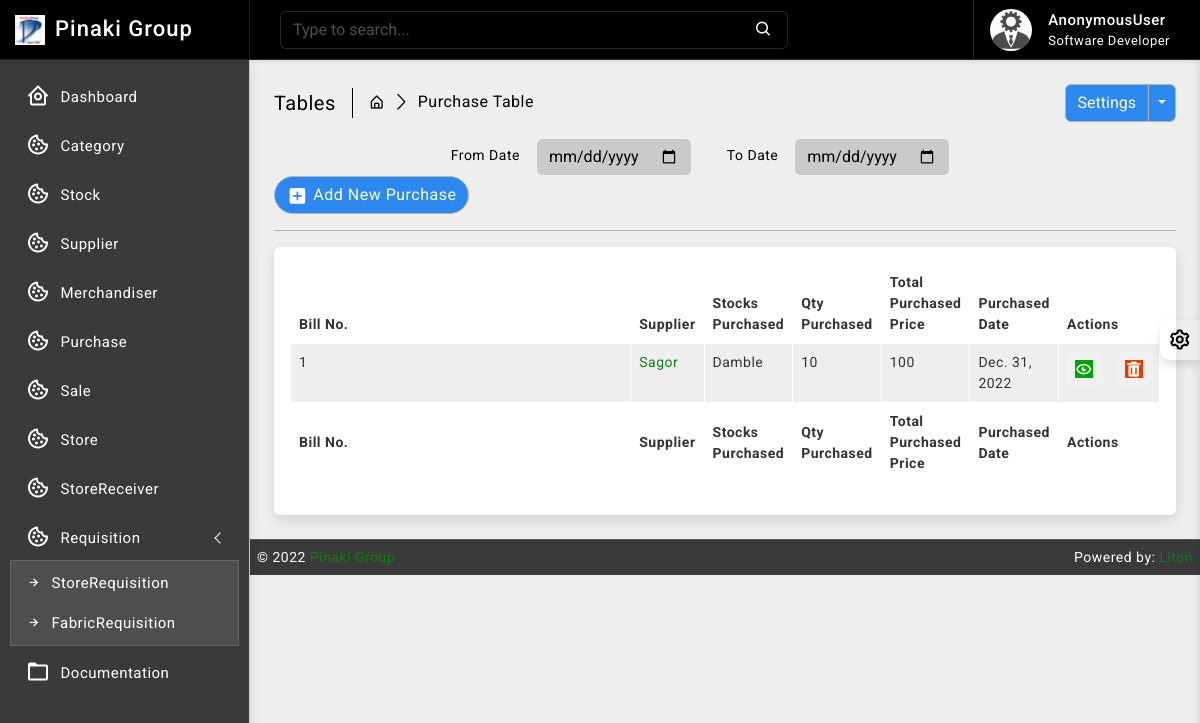
Before: /purchase/ with the older database file.
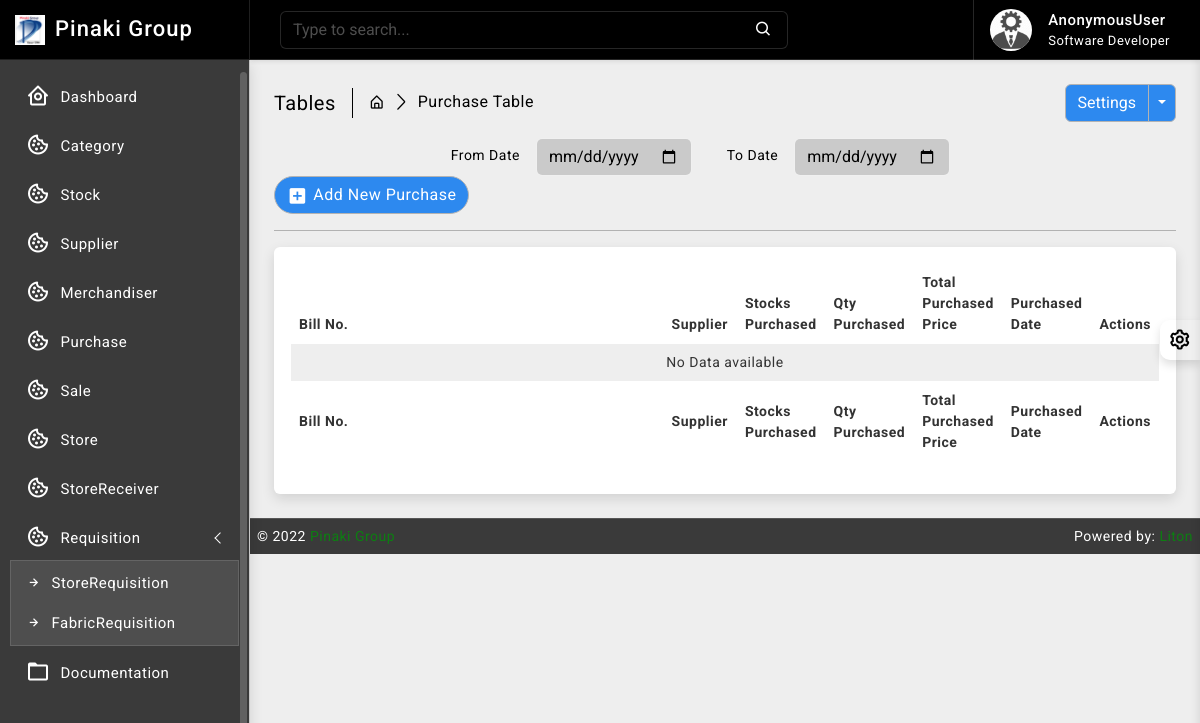
After: the same page with the newer database file.
### purchase/models.py (models this page shows, shortened)
class PurchaseBill(models.Model):
    billno = models.AutoField(primary_key=True)
    time = models.DateTimeField(auto_now=True)
    supplier = models.ForeignKey(Supplier, on_delete = models.CASCADE, related_name='purchasesupplier')
    def get_items_list(self):
        return PurchaseItem.objects.filter(billno=self)
    def get_total_price(self):
        purchaseitems = PurchaseItem.objects.filter(billno=self)
        total = 0
        for item in purchaseitems:
            total = total + item.totalprice
        return total

class PurchaseItem(models.Model):
    billno = models.ForeignKey(PurchaseBill, on_delete = models.CASCADE, related_name='purchasebillno')
    stock = models.ForeignKey(Stock, on_delete = models.CASCADE, related_name='purchaseitem')
    quantity = models.IntegerField(default=1)
    unit_price = models.IntegerField(default=1)
    totalprice = models.IntegerField(default=1)

### supplier/models.py (models this page shows)
class Supplier(models.Model):
    id = models.AutoField(primary_key=True)
    name = models.CharField(max_length=150)
    phone = models.CharField(max_length=12, unique=True)
    address = models.CharField(max_length=200)
    email = models.EmailField(max_length=254, unique=True)
    is_deleted = models.BooleanField(default=False)
    def __str__(self):
        return self.name

### stock/models.py (models this page shows, shortened)
class Stock(models.Model):
    id = models.AutoField(primary_key=True)
    category = models.ForeignKey(Category, on_delete=models.CASCADE, blank=False)
    name = models.CharField(max_length=30, unique=True)
    quantity = models.IntegerField(default=1)
    is_deleted = models.BooleanField(default=False)

### purchase/views.py (the view)
# urls.py: path('', views.PurchaseView.as_view(), name='purchases_list'),
class PurchaseView(ListView):
    model = PurchaseBill
    template_name = 'purchase/read.html'
    context_object_name = 'bills'
    ordering = ['-time']

### templates/purchase/read.html (shortened to what the changed rows need)
{% extends 'base/base.html' %}
{% block body %}
{% load static %}
		<div class="page-wrapper">
			<div class="page-content">
				<div class="card">
					<div class="card-body">
						<div class="table-responsive">
							<table id="example2" class="table table-striped table-bordered">
								<thead>
									<tr>
										<th>Bill No.</th>
										<th>Supplier</th>
                                        <th>Stocks Purchased</th>
                                        <th>Qty Purchased</th>
                                        <th>Total Purchased Price</th>
                                        <th>Purchased Date</th>
										<th>Actions</th>
									</tr>
								</thead>
								<tbody>
									{% for data in bills %}
									<tr>
									   <td>{{ data.billno }}</td>
									   <td>
                                            {% if data.supplier.is_deleted %}
                                                {{ data.supplier }}<br>
                                            {% else %}
                                            <a href="#">{{ data.supplier }}</a> <br>
                                            {% endif %}
                                        </td>
                                       <td>
                                        {% for item in data.get_items_list %}
                                            {{ item.stock.name }} <br>
                                        {% endfor %}
                                       </td>
                                       <td>
                                        {% for item in data.get_items_list %}
                                            {{ item.quantity }} <br>
                                        {% endfor %}</td>
                                       <td>{{ data.get_total_price }}</td>
                                       <td>{{ data.time.date }}</td>
									   <td class="center">
										<div class="d-flex order-actions">
											<a class="" href="{% url 'purchase_bill' data.billno %}">
												<i class="fadeIn animated bx bx-show-alt"></i>
											</a>
											<a class="ms-3" href="{% url 'purchase_delete' data.billno %}" onclick="return confirm('Are you sure?');">
												<i class='bx bxs-trash'></i>
											</a>
										</div>
									   </td>
									</tr>
								 {% endfor %}
								 {% if not bills %}
								 <tr>
									 <td colspan="10" class="text-center">No Data available</td>
								 </tr>
								 {% endif %}
								</tbody>
								<tfoot>
									<tr>
										<th>Bill No.</th>
										<th>Supplier</th>
                                        <th>Stocks Purchased</th>
                                        <th>Qty Purchased</th>
                                        <th>Total Purchased Price</th>
                                        <th>Purchased Date</th>
										<th>Actions</th>
									</tr>
								</tfoot>
							</table>
						</div>
					</div>
				</div>
			</div>
		</div>
{% endblock body %}

Changed rows visible on the page:
removed PurchaseBill: billno "1", supplier "Sagor", get_total_price "100", time "Dec. 31, 2022"
removed PurchaseItem: stock.name "Damble", quantity "10"
Other visible differences:
text now shown: "No Data available"
